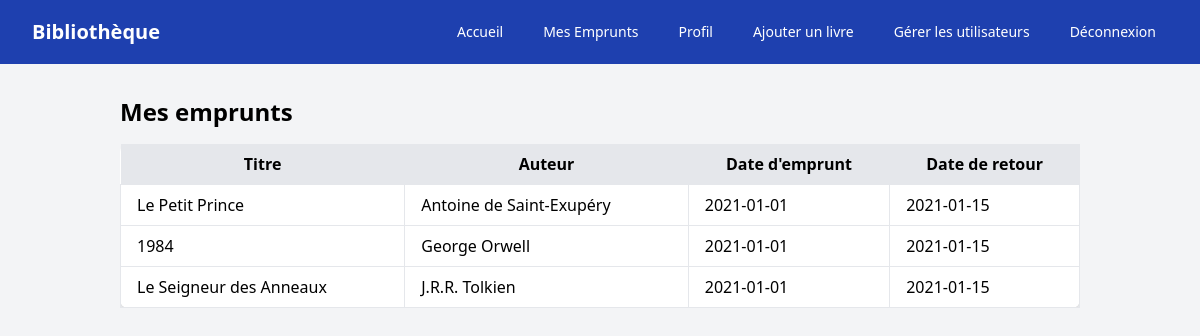
/?route=mes-emprunts (signed in), run on the app's committed database.
### tables this page shows
CREATE TABLE emprunts (
  id INT AUTO_INCREMENT PRIMARY KEY,
  livre_id INT NOT NULL,
  user_id INT NOT NULL,
  date_emprunt DATE NOT NULL,
  date_retour DATE NOT NULL,
  created_at DATETIME DEFAULT CURRENT_TIMESTAMP,
  updated_at DATETIME DEFAULT CURRENT_TIMESTAMP ON UPDATE CURRENT_TIMESTAMP,
  FOREIGN KEY (livre_id) REFERENCES livres(id),
  FOREIGN KEY (user_id) REFERENCES users(id)
);

CREATE TABLE livres (
  id INT AUTO_INCREMENT PRIMARY KEY,
  titre VARCHAR(255) NOT NULL,
  auteur VARCHAR(255) NOT NULL,
  annee INT NOT NULL,
  isbn VARCHAR(20) NOT NULL,
  created_at DATETIME DEFAULT CURRENT_TIMESTAMP,
  updated_at DATETIME DEFAULT CURRENT_TIMESTAMP ON UPDATE CURRENT_TIMESTAMP,
  UNIQUE KEY (isbn)
);

### app/Controllers/EmpruntController.php (called while the page is built, shortened)
<?php
class EmpruntController
{
  private $empruntModel;
  public function __construct($empruntModel, $livreModel)
  {
    $this->empruntModel = $empruntModel;
  }
  public function mesEmprunts()
  {
    $emprunts = $this->empruntModel->getEmpruntsUtilisateur($_SESSION['user_id']);
    require 'views/emprunts/mes_emprunts.php';
  }
}

### app/Models/Emprunt.php (called while the page is built, shortened)
<?php
class Emprunt
{
  private $pdo;
  public function __construct($pdo)
  {
    $this->pdo = $pdo;
  }
  public function getEmpruntsUtilisateur($userId)
  {
    $stmt = $this->pdo->prepare("
          SELECT livres.*, emprunts.date_emprunt, emprunts.date_retour
          FROM emprunts
          JOIN livres ON emprunts.livre_id = livres.id
          WHERE emprunts.user_id = :user_id
        ");
    $stmt->execute(['user_id' => $userId]);
    return $stmt->fetchAll(PDO::FETCH_ASSOC);
  }
}

### views/emprunts/mes_emprunts.php (the view)
<?php require 'templates/header.php'; ?>
<div class="container mx-auto p-4">
  <h1 class="text-2xl font-bold mb-4">Mes emprunts</h1>
  <?php if (!empty($emprunts)): ?>
    <div class="overflow-x-auto">
      <table class="min-w-full bg-white shadow-md rounded-lg">
        <thead class="bg-gray-200">
          <tr>
            <th class="px-4 py-2">Titre</th>
            <th class="px-4 py-2">Auteur</th>
            <th class="px-4 py-2">Date d'emprunt</th>
            <th class="px-4 py-2">Date de retour</th>
          </tr>
        </thead>
        <tbody>
          <?php foreach ($emprunts as $emprunt): ?>
            <tr class="hover:bg-gray-50">
              <td class="border px-4 py-2"><?= htmlspecialchars($emprunt['titre']) ?></td>
              <td class="border px-4 py-2"><?= htmlspecialchars($emprunt['auteur']) ?></td>
              <td class="border px-4 py-2"><?= htmlspecialchars($emprunt['date_emprunt']) ?></td>
              <td class="border px-4 py-2"><?= htmlspecialchars($emprunt['date_retour']) ?></td>
            </tr>
          <?php endforeach; ?>
        </tbody>
      </table>
    </div>
  <?php else: ?>
    <p class="text-gray-600">Vous n'avez aucun emprunt en cours.</p>
  <?php endif; ?>
</div>
<?php require 'templates/footer.php'; ?>

### data on the page
emprunts: livre.titre "Le Petit Prince", livre.auteur "Antoine de Saint-Exupéry", date_emprunt "2021-01-01", date_retour "2021-01-15"
emprunts: livre.titre "1984", livre.auteur "George Orwell", date_emprunt "2021-01-01", date_retour "2021-01-15"
emprunts: livre.titre "Le Seigneur des Anneaux", livre.auteur "J.R.R. Tolkien", date_emprunt "2021-01-01", date_retour "2021-01-15"
